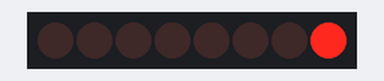
A sketch run on a simulated Arduino Uno, built with avr-gcc and run on an emulated ATmega328P. Shown: 8 shift-register outputs drawn as a row of LEDs (first output left, lit = HIGH). Wiring (inferred from the names in the program): shift register (74HC595): data pin 8; shift clock pin 10; latch pin 9. Wiring (inferred from the signals the program sends): row of LEDs: on Q0, Q1, Q2, Q3, Q4, Q5, Q6, Q7.

Above: at 1.1 s.
At 5.1 s:
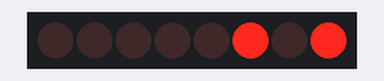
At 10.1 s:
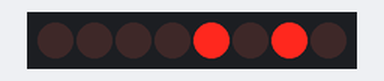
At 20.1 s:
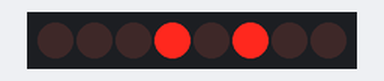
At 29.1 s:
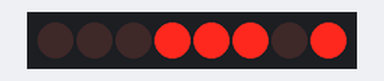
At 39.1 s:
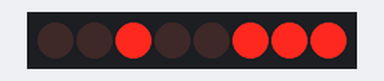
Timing chart, 0 to 40.0 s (numbered marks = the images above):
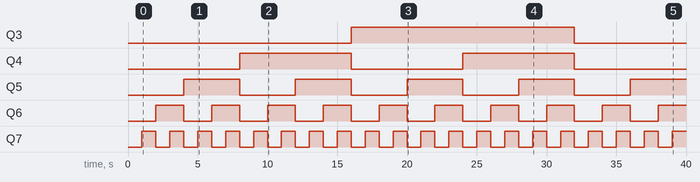

The sketch:

eight_led_shift_register.ino
```cpp
// This is arduino project to create an 8 led display in which one led is glow at one by one automatically (by loop) (using the shift register 74hc595).

#define data 8    // arduino 8 pin for data input to register (connect to 14 pin of register).
#define latch 9   // arduino 9 pin for latch to register (connect to 12 pin of register).
#define Clock 10  // arduino 10 pin for clock to register (connect to 11 pin of register).

void setup() {
  // put your setup code here, to run once:
pinMode(data,OUTPUT);
pinMode(latch,OUTPUT);
pinMode(Clock,OUTPUT);
}

void loop() {
  // put your main code here, to run repeatedly:
for(int i=0;i<=255;i+=1){
  digitalWrite(latch,LOW);        // for initializing the shifting of data.
  shiftOut(data,Clock,LSBFIRST,i);  // shifting of data happens
  digitalWrite(latch,HIGH);       // shifting of data completed .
  delay(1000);
}
}
```

Source omitted: images.c (data table, 15393 bytes), for_lcd_menu.c (data table, 18471 bytes)

Measured:
- by itself, Q3: LOW → HIGH at 16.0 s, → LOW 16.0 s later
- by itself, Q4: alternates HIGH for 8.0 s and LOW for 8.0 s
- by itself, Q5: alternates HIGH for 4.0 s and LOW for 4.0 s
- by itself, Q6: alternates HIGH for 2.0 s and LOW for 2.0 s
- by itself, Q7: alternates HIGH for 1.0 s and LOW for 1.0 s
